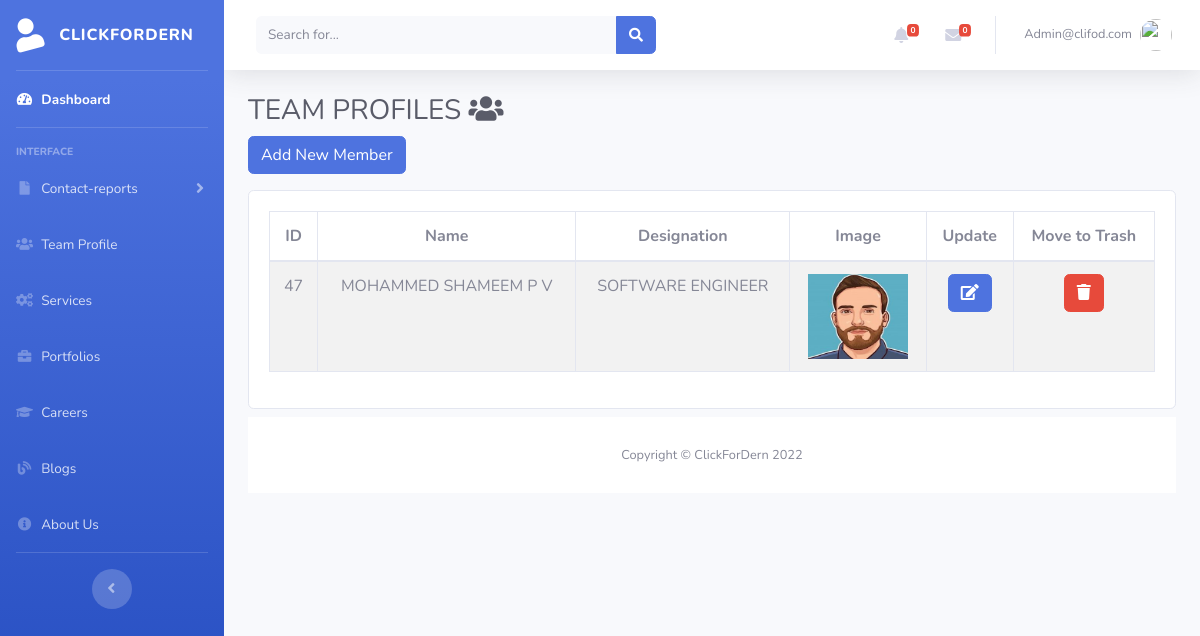
The page /admin/about_us.php (signed in) on the database its author committed.
### tables this page shows
CREATE TABLE `about_us` (
  `id` int(255) NOT NULL,
  `name` varchar(255) NOT NULL,
  `designation` varchar(255) NOT NULL,
  `image` varchar(255) NOT NULL,
  `email` varchar(255) NOT NULL,
  `fb_url` varchar(255) NOT NULL,
  `ig_url` varchar(255) NOT NULL,
  `linkedin` varchar(255) NOT NULL,
  `twitter` varchar(255) NOT NULL
);

### admin/about_us.php (the view, shortened to what this page needs)
<?php
include('includes/header.php');
include('includes/navbar.php');
$image_upload_path = "uploads/images/";
?>
<div class="container-fluid">
    <h1 class="h3 mb-2 text-gray-800">
        TEAM PROFILES <i class="fas fa-fw fa-users"></i>
    </h1>
    <button type="button" class="btn btn-primary mb-3 " data-toggle="modal" data-target="#addteamprofile">
        Add New Member
    </button>
    <div class="row">
        <div class="col-12  mb-2">
            <div class="card">
                <div class="card-body">
                    <div class="table-responsive" id="team_table">
                        <?php
                        $query = "SELECT * FROM about_us";
                        $query_run = mysqli_query($connection, $query);
                        ?>
                        <table class="table table-bordered table-striped table-hover text-center" id="dataTable" width="100%" cellspacing="0">
                            <thead>
                                <tr>
                                    <th> ID </th>
                                    <th> Name </th>
                                    <th> Designation </th>
                                    <th> Image </th>
                                    <th>Update</th>
                                    <th>Move to Trash</th>
                                </tr>
                            </thead>
                            <tbody>
                                <?php
                                if (mysqli_num_rows($query_run) > 0) {
                                    while ($row = mysqli_fetch_assoc($query_run)) {
                                ?>
                                        <tr id="row_id_<?php echo $row['id']; ?>">
                                            <td><?php echo $row['id']; ?></td>
                                            <td><?php echo $row['name']; ?></td>
                                            <td><?php echo $row['designation']; ?></td>
                                            <td><?php echo '<img src = "' . $image_upload_path . 'team/' . $row['image'] . '" width = "100px;" height = "85px;" alt = "IMAGE">' ?></td>
                                            <td>
                                                <form action="about_us_edit.php" method="post">
                                                    <button type="submit" name="team_edit_btn" class="btn btn-primary"><i class="fa fa-edit"></i></button>
                                                </form>
                                            </td>
                                            <td>
                                                <button type="button" class="btn btn-danger team_delete_btn" value="<?php echo $row['id']; ?>"> <i class="fa fa-trash"></i></button>
                                            </td>
                                        </tr>
                                    <?php
                                    }
                                } else { ?>
                                    <tr>
                                        <td colspan="12"> No Profiles Found </td>
                                    </tr>
                                <?php
                                }
                                ?>
                            </tbody>
                        </table>
                    </div>
                </div>
            </div>
        </div>
    </div>
    <?php
    include('includes/footer.php');
    ?>

### rows shown on the page
about_us: id "47", name "MOHAMMED SHAMEEM P V", designation "SOFTWARE ENGINEER", image (picture)

### other values the page prints
$rowcount2 "0"
$_SESSION['username'] "Admin@clifod.com"
